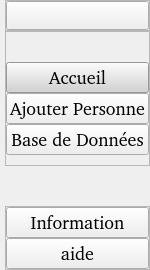
     <widget class="QCustomSlideMenu" name="leftMenuContainer" native="true">
      <property name="maximumSize">
       <size>
        <width>45</width>
        <height>16777215</height>
       </size>
      </property>
      <layout class="QVBoxLayout" name="verticalLayout">
       <property name="spacing">
        <number>0</number>
       </property>
       <property name="leftMargin">
        <number>0</number>
       </property>
       <property name="topMargin">
        <number>0</number>
       </property>
       <property name="rightMargin">
        <number>0</number>
       </property>
       <property name="bottomMargin">
        <number>0</number>
       </property>
       <item alignment="Qt::AlignLeft">
        <widget class="QWidget" name="leftMenuSubContainer" native="true">
         <layout class="QVBoxLayout" name="verticalLayout_2">
          <property name="spacing">
           <number>0</number>
          </property>
          <property name="leftMargin">
           <number>5</number>
          </property>
          <property name="topMargin">
           <number>0</number>
          </property>
          <property name="rightMargin">
           <number>0</number>
          </property>
          <property name="bottomMargin">
           <number>0</number>
          </property>
          <item alignment="Qt::AlignTop">
           <widget class="QFrame" name="frame">
            <property name="frameShape">
             <enum>QFrame::StyledPanel</enum>
            </property>
            <property name="frameShadow">
             <enum>QFrame::Raised</enum>
            </property>
            <layout class="QHBoxLayout" name="horizontalLayout_2">
             <property name="spacing">
              <number>0</number>
             </property>
             <property name="leftMargin">
              <number>0</number>
             </property>
             <property name="topMargin">
              <number>0</number>
             </property>
             <property name="rightMargin">
              <number>0</number>
             </property>
             <property name="bottomMargin">
              <number>0</number>
             </property>
             <item>
              <widget class="QPushButton" name="menuBtn">
               <property name="cursor">
                <cursorShape>PointingHandCursor</cursorShape>
               </property>
               <property name="toolTip">
                <string>Menu</string>
               </property>
               <property name="styleSheet">
                <string notr="true">font-size: 18px;</string>
               </property>
               <property name="text">
                <string/>
               </property>
               <property name="icon">
                <iconset>
                 <normaloff>icons/menu.svg</normaloff>icons/menu.svg</iconset>
               </property>
               <property name="iconSize">
                <size>
                 <width>24</width>
                 <height>24</height>
                </size>
               </property>
              </widget>
             </item>
            </layout>
           </widget>
          </item>
          <item alignment="Qt::AlignTop">
           <widget class="QFrame" name="frame_2">
            <property name="sizePolicy">
             <sizepolicy hsizetype="Preferred" vsizetype="Preferred">
              <horstretch>0</horstretch>
              <verstretch>0</verstretch>
             </sizepolicy>
            </property>
            <property name="frameShape">
             <enum>QFrame::StyledPanel</enum>
            </property>
            <property name="frameShadow">
             <enum>QFrame::Raised</enum>
            </property>
            <layout class="QVBoxLayout" name="verticalLayout_3">
             <property name="spacing">
              <number>0</number>
             </property>
             <property name="leftMargin">
              <number>0</number>
             </property>
             <property name="topMargin">
              <number>30</number>
             </property>
             <property name="rightMargin">
              <number>0</number>
             </property>
             <property name="bottomMargin">
              <number>10</number>
             </property>
             <item>
              <widget class="QPushButton" name="homeBtn">
               <property name="sizePolicy">
                <sizepolicy hsizetype="Preferred" vsizetype="Preferred">
                 <horstretch>0</horstretch>
                 <verstretch>0</verstretch>
                </sizepolicy>
               </property>
               <property name="font">
                <font>
                 <family>URW Gothic [urw]</family>
                 <pointsize>-1</pointsize>
                </font>
               </property>
               <property name="cursor">
                <cursorShape>PointingHandCursor</cursorShape>
               </property>
               <property name="toolTip">
                <string>Home</string>
               </property>
               <property name="styleSheet">
                <string notr="true">font-size: 18px;
background-color: rgb(211, 211, 211);</string>
               </property>
               <property name="text">
                <string>Accueil</string>
               </property>
               <property name="icon">
                <iconset>
                 <normaloff>icons/home.svg</normaloff>icons/home.svg</iconset>
               </property>
               <property name="iconSize">
                <size>
                 <width>24</width>
                 <height>24</height>
                </size>
               </property>
              </widget>
             </item>
             <item>
              <widget class="QPushButton" name="addpersonBtn">
               <property name="font">
                <font>
                 <family>URW Gothic [urw]</family>
                 <pointsize>-1</pointsize>
                </font>
               </property>
               <property name="cursor">
                <cursorShape>PointingHandCursor</cursorShape>
               </property>
               <property name="toolTip">
                <string>Add Person</string>
               </property>
               <property name="styleSheet">
                <string notr="true">font-size: 18px;</string>
               </property>
               <property name="text">
                <string>Ajouter Personne</string>
               </property>
               <property name="icon">
                <iconset>
                 <normaloff>icons/user-plus.svg</normaloff>icons/user-plus.svg</iconset>
               </property>
               <property name="iconSize">
                <size>
                 <width>24</width>
                 <height>24</height>
                </size>
               </property>
              </widget>
             </item>
             <item>
              <widget class="QPushButton" name="databaseBtn">
               <property name="font">
                <font>
                 <family>URW Gothic [urw]</family>
                 <pointsize>-1</pointsize>
                </font>
               </property>
               <property name="cursor">
                <cursorShape>PointingHandCursor</cursorShape>
               </property>
               <property name="toolTip">
                <string>Database</string>
               </property>
               <property name="styleSheet">
                <string notr="true">font-size: 18px;</string>
               </property>
               <property name="text">
                <string>Base de Données</string>
               </property>
               <property name="icon">
                <iconset>
                 <normaloff>icons/database.svg</normaloff>icons/database.svg</iconset>
               </property>
               <property name="iconSize">
                <size>
                 <width>24</width>
                 <height>24</height>
                </size>
               </property>
              </widget>
             </item>
            </layout>
           </widget>
          </item>
          <item>
           <spacer name="verticalSpacer">
            <property name="orientation">
             <enum>Qt::Vertical</enum>
            </property>
            <property name="sizeHint" stdset="0">
             <size>
              <width>20</width>
              <height>40</height>
             </size>
            </property>
           </spacer>
          </item>
          <item alignment="Qt::AlignBottom">
           <widget class="QFrame" name="frame_3">
            <property name="frameShape">
             <enum>QFrame::StyledPanel</enum>
            </property>
            <property name="frameShadow">
             <enum>QFrame::Raised</enum>
            </property>
            <layout class="QVBoxLayout" name="verticalLayout_4">
             <property name="spacing">
              <number>0</number>
             </property>
             <property name="leftMargin">
              <number>0</number>
             </property>
             <property name="topMargin">
              <number>0</number>
             </property>
             <property name="rightMargin">
              <number>0</number>
             </property>
             <property name="bottomMargin">
              <number>0</number>
             </property>
             <item>
              <widget class="QPushButton" name="infoBtn">
               <property name="font">
                <font>
                 <family>URW Gothic [urw]</family>
                 <pointsize>-1</pointsize>
                </font>
               </property>
               <property name="cursor">
                <cursorShape>PointingHandCursor</cursorShape>
               </property>
               <property name="toolTip">
                <string>Information about the app</string>
               </property>
               <property name="styleSheet">
                <string notr="true">font-size: 18px;</string>
               </property>
               <property name="text">
                <string>Information</string>
               </property>
               <property name="icon">
                <iconset>
                 <normaloff>icons/info.svg</normaloff>icons/info.svg</iconset>
               </property>
               <property name="iconSize">
                <size>
                 <width>24</width>
                 <height>24</height>
                </size>
               </property>
              </widget>
             </item>
             <item>
              <widget class="QPushButton" name="helpBtn">
               <property name="font">
                <font>
                 <family>URW Gothic [urw]</family>
                 <pointsize>-1</pointsize>
                </font>
               </property>
               <property name="cursor">
                <cursorShape>PointingHandCursor</cursorShape>
               </property>
               <property name="toolTip">
                <string>Get more help</string>
               </property>
               <property name="styleSheet">
                <string notr="true">font-size: 18px;</string>
               </property>
               <property name="text">
                <string>aide</string>
               </property>
               <property name="icon">
                <iconset>
                 <normaloff>icons/help-circle.svg</normaloff>icons/help-circle.svg</iconset>
               </property>
               <property name="iconSize">
                <size>
                 <width>24</width>
                 <height>24</height>
                </size>
               </property>
              </widget>
             </item>
            </layout>
           </widget>
          </item>
         </layout>
        </widget>
       </item>
      </layout>
     </widget>
